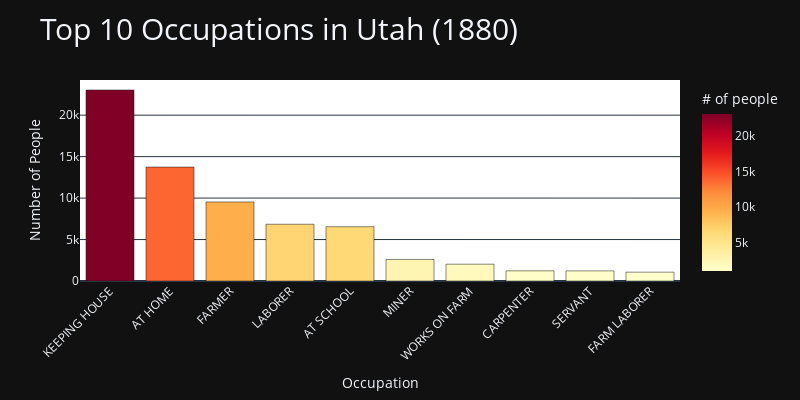

Notebook code cell kept with this figure:
### Code cell
# Add color and use a cleaner template
fig = px.bar(
    top_occupations,
    x='occupation',
    y='count',
    title='Top 10 Occupations in Utah (1880)',
    labels={'occupation': 'Occupation', 'count': '# of people'},
    color='count',                     # Color bars by population
    color_continuous_scale='YlOrRd',  # Use a reversed color scale
    template='plotly_dark'      # Use a clean white template
)

# Update layout with additional customizations
fig.update_layout(
    xaxis_title='Occupation',                  # Customize x-axis title
    yaxis_title='Number of People',        # Customize y-axis title
    xaxis_tickangle=-45,                   # Rotate x-axis labels 45 degrees
    height=400,                            # Set chart height in pixels
    width=800,                             # Set chart width in pixels
    title_font=dict(size=30,),              # Change title font size
    plot_bgcolor='white',                   # Set plot background color
    margin=dict(l=80, r=50, t=80, b=80),   # Adjust margins (left, right, top, bottom)
    showlegend=True,                       # Show the color scale legend
    legend_title_text='Number of People',        # Set legend title
    hoverlabel=dict(                       # Customize hover label appearance
        bgcolor="black",
        font_size=12,
        font_family="Wingdings")
)

# Display the chart
fig.show()

### Figure 1 — Plotly figure (JSON) as saved in the notebook; plotly's stock layout.template omitted (floating-point values rounded to 4 significant figures)
{"data": [{"alignmentgroup": "True", "hovertemplate": "Occupation=%{x}<br># of people=%{marker.color}<extra></extra>", "legendgroup": "", "marker": {"color": [23031, 13743, 9535, 6846, 6549, 2596, 2026, 1225, 1219, 1065], "coloraxis": "coloraxis", "pattern": {"shape": ""}}, "name": "", "offsetgroup": "", "orientation": "v", "showlegend": false, "textposition": "auto", "type": "bar", "x": ["KEEPING HOUSE", "AT HOME", "FARMER", "LABORER", "AT SCHOOL", "MINER", "WORKS ON FARM", "CARPENTER", "SERVANT", "FARM LABORER"], "xaxis": "x", "y": [23031, 13743, 9535, 6846, 6549, 2596, 2026, 1225, 1219, 1065], "yaxis": "y"}], "layout": {"barmode": "relative", "coloraxis": {"colorbar": {"title": {"text": "# of people"}}, "colorscale": [[0, "rgb(255,255,204)"], [0.125, "rgb(255,237,160)"], [0.25, "rgb(254,217,118)"], [0.375, "rgb(254,178,76)"], [0.5, "rgb(253,141,60)"], [0.625, "rgb(252,78,42)"], [0.75, "rgb(227,26,28)"], [0.875, "rgb(189,0,38)"], [1, "rgb(128,0,38)"]]}, "height": 400, "hoverlabel": {"bgcolor": "black", "font": {"family": "Wingdings", "size": 12}}, "legend": {"title": {"text": "Number of People"}, "tracegroupgap": 0}, "margin": {"b": 80, "l": 80, "r": 50, "t": 80}, "plot_bgcolor": "white", "showlegend": true, "title": {"font": {"size": 30}, "text": "Top 10 Occupations in Utah (1880)"}, "width": 800, "xaxis": {"anchor": "y", "autorange": true, "domain": [0, 1], "range": [-0.5, 9.5], "tickangle": -45, "title": {"text": "Occupation"}, "type": "category"}, "yaxis": {"anchor": "x", "autorange": true, "domain": [0, 1], "range": [0, 24240.0], "title": {"text": "Number of People"}, "type": "linear"}}}
